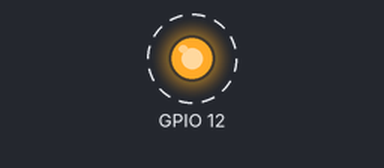
This program was run on a simulated Raspberry Pi (BCM pin numbers). On the bench: output pins drawn as LEDs (lit = HIGH). Dashed ring = blinking.

Above: at 0.5 s.
Timing chart, 0 to 4.6 s (numbered marks = the images above):
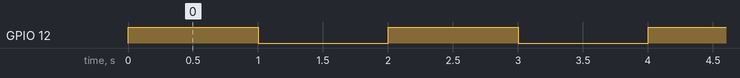

The program:

3_blink_forever.py
```python
#!/usr/bin/python

import time # time library

import RPi.GPIO as GPIO #gpio library

GPIO.setmode(GPIO.BCM) #gpio order scheme

GPIO.setwarnings(False) #set warnings off


GPIO.setup(12,GPIO.OUT) #set gpio as output

while 1:        #loop forever

	GPIO.output(12,GPIO.HIGH)
	time.sleep(1) #pause any executions of code for 1 second

	GPIO.output(12,GPIO.LOW)
	time.sleep(1)
```

Measured:
- by itself, GPIO 12: alternates HIGH for 1.0 s and LOW for 1.0 s
